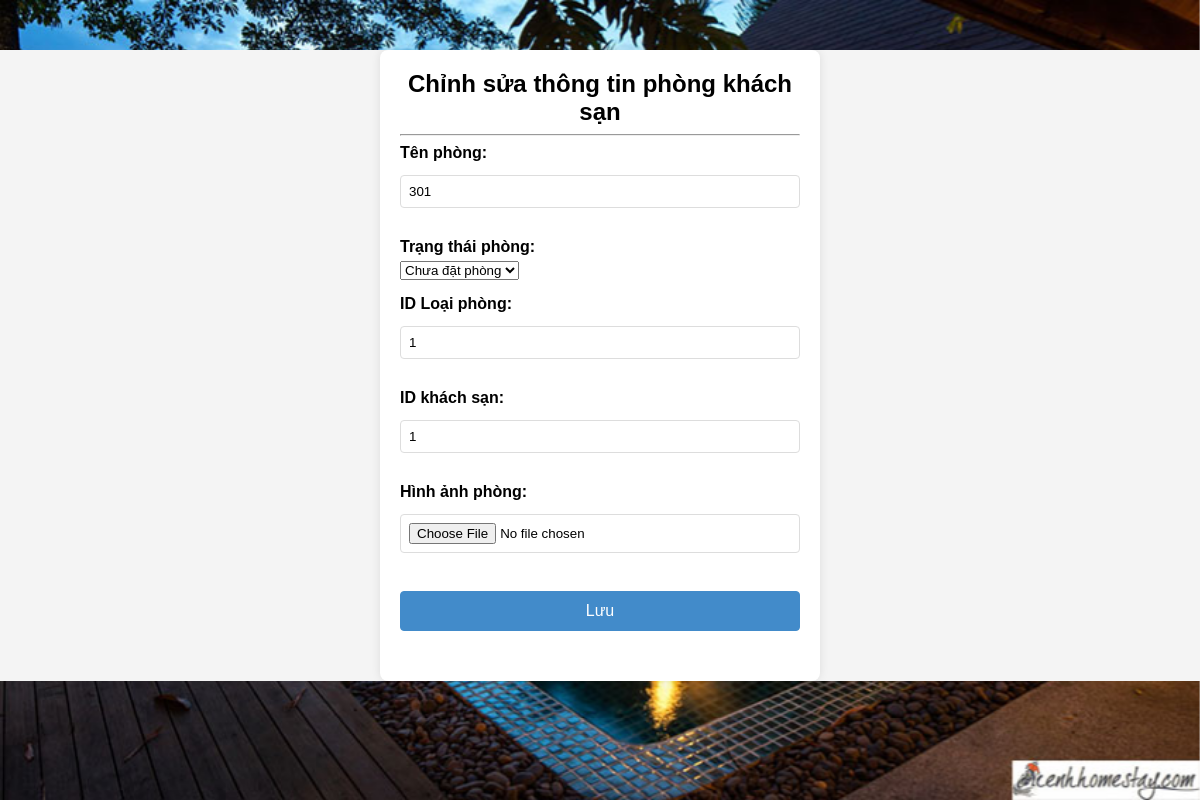
/admin/edit_phong.php?id=301 (signed in), run on the app's committed database.
### tables this page shows
CREATE TABLE `phong` (
  `IDPHONG` varchar(10) NOT NULL,
  `TENPHONG` varchar(60) NOT NULL,
  `TRANGTHAI` varchar(3) NOT NULL,
  `IDLOAIPHONG` varchar(10) NOT NULL,
  `IDKS` varchar(10) NOT NULL,
  `ANHPHONG` varchar(500) NOT NULL
);

### admin/edit_phong.php (the view, shortened to what this page needs)
<?php
include('db.php');
if (isset($_GET['id'])) {
    $id = $_GET['id'];
    $query = "SELECT * FROM phong WHERE IDPHONG = $id";
    $result = mysqli_query($con, $query);
    if (mysqli_num_rows($result) == 1) {
        $row = mysqli_fetch_assoc($result);
        ?>
        <!DOCTYPE html>
        <html lang="en">
        <head>
            <link rel="stylesheet" href="style.css">
        </head>
        <body>
            <div class="container">
            <img src="imag/nen.jpg" class="hinhnen">
                <h2>Chỉnh sửa thông tin phòng khách sạn</h2>
                <hr>
                <form action="update_phong.php" method="POST" enctype="multipart/form-data">
                    <div class="form-group">
                        <label for="tenp">Tên phòng:</label>
                        <input type="text" name="tenp" value="<?php echo $row['TENPHONG']; ?>">
                    </div>
                    <div class="form-group">
                        <label for="tt">Trạng thái phòng:</label>
                        <select name="tt">
                            <option value="0" <?php echo ($row['TRANGTHAI'] == '') ? 'selected' : ''; ?>>Chưa đặt phòng</option>
                        </select>
                    </div>
                    <div class="form-group">
                        <label for="idlp">ID Loại phòng:</label>
                        <input type="text" name="idlp" value="<?php echo $row['IDLOAIPHONG']; ?>">
                    </div>
                    <div class="form-group">
                        <label for="idks">ID khách sạn:</label>
                        <input type="text" name="idks" value="<?php echo $row['IDKS']; ?>">
                    </div>
                    <div class="form-group">
                        <label for="anh">Hình ảnh phòng:</label>
                        <input type="file" name="anh" value="<?php echo $row['ANHPHONG']; ?>">
                    </div>
                    <div class="form-group">
                        <input type="submit" value="Lưu" name="save">
                    </div>
                </form>
            </div>
        </body>
        </html>
        <?php
    } else {
        echo "Record not found.";
    }
} else {
    echo "Invalid request.";
}
?>

### admin/assets/css/style.css (style rules this page uses)
html, body { margin:0; font-size: 100%; font-family: 'Lato', sans-serif; background: #fff; }
input[type="button"],input[type="submit"] { transition:0.5s all; -webkit-transition:0.5s all; -moz-transition:0.5s all; -o-transition:0.5s all; -ms-transition:0.5s all; }
h1,h2,h3,h4,h5,h6 { margin:0; font-family: 'Federo', sans-serif; font-weight: 600; }
label { margin:0; }

### admin/edit_phong.php (style rules this page uses)
body { font-family: Arial, sans-serif; background-color: #f4f4f4; margin: 0; }
.container { max-width: 400px; margin: 50px auto; background-color: #fff; padding: 20px; border-radius: 8px; box-shadow: 0 0 10px rgba(0, 0, 0, 0.1); }
h2 { text-align: center; }
.form-group { margin-bottom: 15px; }
label { display: block; font-weight: bold; margin-bottom: 5px; }
input { width: 100%; padding: 8px; margin-top: 8px; margin-bottom: 15px; border: 1px solid #ddd; border-radius: 4px; box-sizing: border-box; }
input[type="submit"] { background-color: #428bca; color: white; padding: 10px 20px; border: 1px solid #428bca; border-radius: 4px; cursor: pointer; font-size: 16px; }
.hinhnen { position: fixed; top: 0; left: 0; width: 100%; height: 100%; z-index: -1; }

### data on the page
phong: tenp "301", idlp "1", idks "1"
